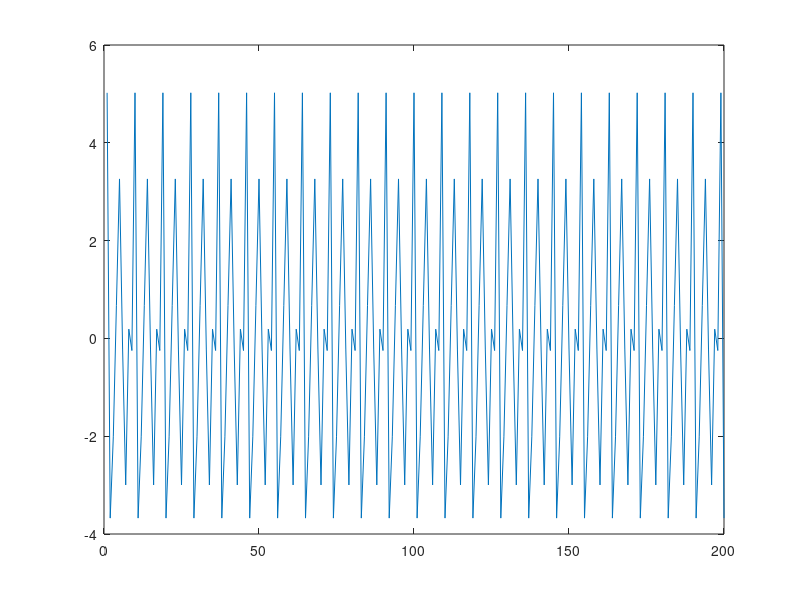

The MATLAB source for this figure: (Note: this script raises an error after producing the figure.)

clear
clc
Fs = 9000;
Ts = 1/Fs;
N = 200;
n = 0:N-1;

% a) 
  x = 3 * cos(2*pi*7000*n*Ts - (2*pi*n + pi/4)) + 2*cos(2*pi*4000*n*Ts - 2*pi*n) + cos(2*pi*3000*n*Ts + 2*pi*n - pi/7);

 %b)
figure(1);
plot(x);
 
 
%c)
% Sobreposicoes espectrais: 7000Hz, 4000Hz, 3000Hz
% No sinal amostrado veriamos as frequencias de 2000hz  3000h e 4000hz

%d)
figure(2);
plot_fft(x,Fs,N)

% e) Para resolver o problema, deve-se amostrar no minimo a 2x a maior frequencia componente do sinal,
% no caso como a componente mais alta eh 12kh a amostragem deve ser feita a 24KHz no minimo.

Fs2 = 24000;
Ts2 = 1/Fs2;

y= 3*cos(2*pi*2000*n*Ts2 + pi/4) + 2*cos(2*pi*5000*n*Ts2) + cos(2*pi*12000*n*Ts2 - pi/7);

figure(3);
plot(y)

figure(4);
plot_fft(y,Fs2,N)

 